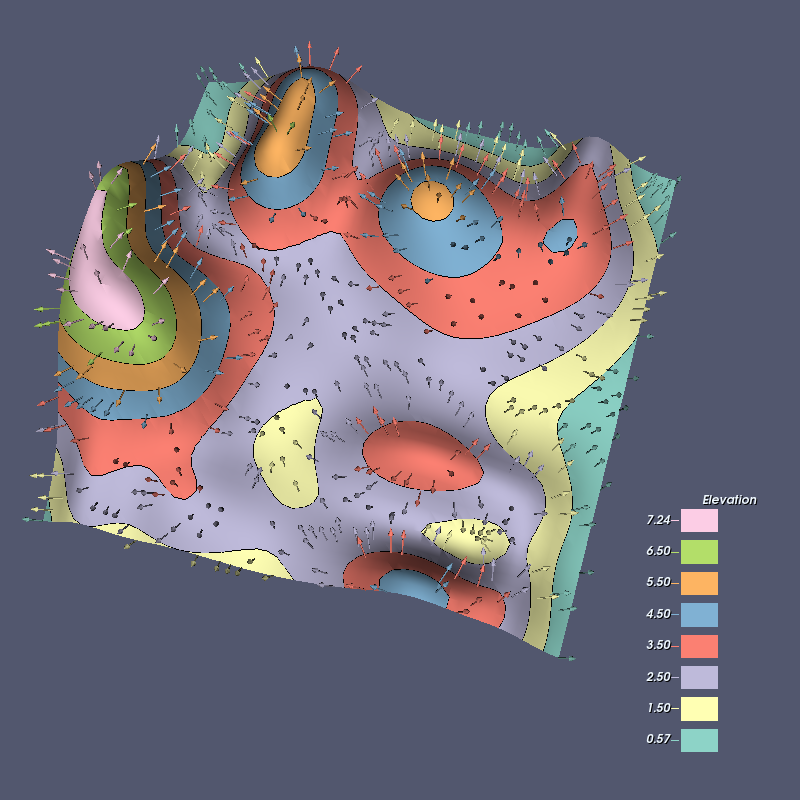

Generate this figure with Python:
#!/usr/bin/env python

# Elevation banded contours with normal glyphs on a parametric RandomHills surface.

# Factory overrides: importing these modules registers the OpenGL rendering
# and interaction style implementations for vtkRenderingCore factory classes.
import vtkmodules.vtkInteractionStyle  # noqa: F401
import vtkmodules.vtkRenderingOpenGL2  # noqa: F401

# VTK pipeline classes used in this example
from vtkmodules.vtkCommonColor import vtkColorSeries
from vtkmodules.vtkCommonComputationalGeometry import vtkParametricRandomHills
from vtkmodules.vtkCommonCore import (
    vtkLookupTable,
    vtkVariant,
    vtkVariantArray,
)
from vtkmodules.vtkCommonTransforms import vtkTransform
from vtkmodules.vtkFiltersCore import (
    vtkGlyph3D,
    vtkMaskPoints,
)
from vtkmodules.vtkFiltersGeneral import vtkTransformPolyDataFilter
from vtkmodules.vtkFiltersModeling import vtkBandedPolyDataContourFilter
from vtkmodules.vtkFiltersSources import (
    vtkArrowSource,
    vtkParametricFunctionSource,
)
from vtkmodules.vtkRenderingAnnotation import vtkScalarBarActor
from vtkmodules.vtkRenderingCore import (
    vtkActor,
    vtkPolyDataMapper,
    vtkRenderWindow,
    vtkRenderWindowInteractor,
    vtkRenderer,
)

# Colors (normalized RGB)
paraview_bkg = (0.322, 0.341, 0.431)
black = (0.000, 0.000, 0.000)
alice_blue = (0.941, 0.973, 1.000)

# Source: generate a parametric RandomHills surface
fn = vtkParametricRandomHills()
fn.AllowRandomGenerationOn()
fn.SetRandomSeed(1)
fn.SetNumberOfHills(30)

source = vtkParametricFunctionSource()
source.SetParametricFunction(fn)
source.SetUResolution(50)
source.SetVResolution(50)
source.SetScalarModeToZ()
source.Update()
source.GetOutput().GetPointData().GetScalars().SetName("Elevation")

# Transform: rotate so Y is up
transform = vtkTransform()
transform.Translate(0.0, 5.0, 15.0)
transform.RotateX(-90.0)

transform_filter = vtkTransformPolyDataFilter()
transform_filter.SetInputConnection(source.GetOutputPort())
transform_filter.SetTransform(transform)
transform_filter.Update()

surface = transform_filter.GetOutput()
surface.GetPointData().SetActiveScalars("Elevation")
scalar_range = surface.GetPointData().GetScalars("Elevation").GetRange()

# Lookup table: categorical (Brewer Qualitative Set3)
color_series = vtkColorSeries()
color_series.SetColorScheme(color_series.BREWER_QUALITATIVE_SET3)

lut = vtkLookupTable()
color_series.BuildLookupTable(lut, color_series.CATEGORICAL)
lut.SetNanColor(0, 0, 0, 1)

# Lookup table: ordinal (for glyphs)
lut_ordinal = vtkLookupTable()
color_series.BuildLookupTable(lut_ordinal, color_series.ORDINAL)
lut_ordinal.SetNanColor(0, 0, 0, 1)

# Bands: custom integer-spaced elevation bands for RandomHills
my_bands = [
    [0, 1.0], [1.0, 2.0], [2.0, 3.0], [3.0, 4.0],
    [4.0, 5.0], [5.0, 6.0], [6.0, 7.0], [7.0, 8.0],
]

bands = dict()
idx_min = 0
for idx in range(len(my_bands)):
    if my_bands[idx][1] > scalar_range[0] >= my_bands[idx][0]:
        idx_min = idx
        break
idx_max = len(my_bands) - 1
for idx in range(len(my_bands) - 1, -1, -1):
    if my_bands[idx][1] > scalar_range[1] >= my_bands[idx][0]:
        idx_max = idx
        break
my_bands[idx_min][0] = scalar_range[0]
my_bands[idx_max][1] = scalar_range[1]
trimmed = my_bands[idx_min: idx_max + 1]
for idx, e in enumerate(trimmed):
    bands[idx] = [e[0], e[0] + (e[1] - e[0]) / 2, e[1]]

adj_scalar_range = (bands[0][0], bands[len(bands) - 1][2])
lut.SetTableRange(adj_scalar_range)
lut.SetNumberOfTableValues(len(bands))
lut_ordinal.SetTableRange(adj_scalar_range)
lut_ordinal.SetNumberOfTableValues(len(bands))

# Annotate the LUT with band midpoints
values = vtkVariantArray()
for k in bands:
    values.InsertNextValue(vtkVariant("{:4.2f}".format(bands[k][1])))
for i in range(values.GetNumberOfTuples()):
    lut.SetAnnotation(i, values.GetValue(i).ToString())

# Reversed LUT for the scalar bar (highest value at top)
lutr = vtkLookupTable()
lutr.DeepCopy(lut)
t_max = lut.GetNumberOfTableValues() - 1
for i in reversed(range(t_max + 1)):
    rgba = [0.0] * 3
    lut.GetColor(float(i), rgba)
    rgba.append(lut.GetOpacity(float(i)))
    lutr.SetTableValue(t_max - i, rgba)
for i in reversed(range(lut.GetNumberOfAnnotatedValues())):
    lutr.SetAnnotation(lut.GetNumberOfAnnotatedValues() - 1 - i, lut.GetAnnotation(i))

# Filter: create banded elevation contours
bcf = vtkBandedPolyDataContourFilter()
bcf.SetInputData(surface)
for k in bands:
    bcf.SetValue(k, bands[k][2])
bcf.SetScalarModeToIndex()
bcf.GenerateContourEdgesOn()

# Glyph: arrow glyphs showing surface normals colored by elevation
mask_pts = vtkMaskPoints()
mask_pts.SetOnRatio(5)
mask_pts.RandomModeOn()
mask_pts.SetInputData(surface)

arrow = vtkArrowSource()
arrow.SetTipResolution(16)
arrow.SetTipLength(0.3)
arrow.SetTipRadius(0.1)

glyph = vtkGlyph3D()
glyph.SetSourceConnection(arrow.GetOutputPort())
glyph.SetInputConnection(mask_pts.GetOutputPort())
glyph.SetVectorModeToUseNormal()
glyph.SetScaleFactor(1.0)
glyph.SetColorModeToColorByVector()
glyph.SetScaleModeToScaleByVector()
glyph.OrientOn()
glyph.Update()

# Mapper: map the banded surface to graphics primitives
src_mapper = vtkPolyDataMapper()
src_mapper.SetInputConnection(bcf.GetOutputPort())
src_mapper.SetScalarRange(adj_scalar_range)
src_mapper.SetLookupTable(lut)
src_mapper.SetScalarModeToUseCellData()

# Actor: display the banded elevation surface
src_actor = vtkActor()
src_actor.SetMapper(src_mapper)

# Mapper: map the contour edges
edge_mapper = vtkPolyDataMapper()
edge_mapper.SetInputData(bcf.GetContourEdgesOutput())
edge_mapper.SetResolveCoincidentTopologyToPolygonOffset()

# Actor: display the contour edge lines
edge_actor = vtkActor()
edge_actor.SetMapper(edge_mapper)
edge_actor.GetProperty().SetColor(black)

# Mapper: map the normal glyphs
glyph_mapper = vtkPolyDataMapper()
glyph_mapper.SetInputConnection(glyph.GetOutputPort())
glyph_mapper.SetScalarModeToUsePointFieldData()
glyph_mapper.SetColorModeToMapScalars()
glyph_mapper.ScalarVisibilityOn()
glyph_mapper.SelectColorArray("Elevation")
glyph_mapper.SetLookupTable(lut_ordinal)
glyph_mapper.SetScalarRange(adj_scalar_range)

# Actor: display the normal glyphs
glyph_actor = vtkActor()
glyph_actor.SetMapper(glyph_mapper)

# Scalar bar: elevation legend
window_width = 800
window_height = 800

scalar_bar = vtkScalarBarActor()
scalar_bar.SetLookupTable(lutr)
scalar_bar.SetTitle("Elevation")
scalar_bar.GetTitleTextProperty().SetColor(alice_blue)
scalar_bar.GetLabelTextProperty().SetColor(alice_blue)
scalar_bar.GetAnnotationTextProperty().SetColor(alice_blue)
scalar_bar.UnconstrainedFontSizeOn()
scalar_bar.SetMaximumWidthInPixels(window_width // 8)
scalar_bar.SetMaximumHeightInPixels(window_height // 3)
scalar_bar.SetPosition(0.85, 0.05)

# Renderer: assemble the scene
renderer = vtkRenderer()
renderer.AddViewProp(src_actor)
renderer.AddViewProp(edge_actor)
renderer.AddViewProp(glyph_actor)
renderer.AddViewProp(scalar_bar)
renderer.SetBackground(paraview_bkg)

# Window: display the rendered scene
render_window = vtkRenderWindow()
render_window.AddRenderer(renderer)
render_window.SetWindowName("elevation bands with glyphs")
render_window.SetMultiSamples(0)
render_window.SetSize(window_width, window_height)

# Scene: configure camera
cam = renderer.GetActiveCamera()
cam.SetPosition(10.9299, 59.1505, 24.9823)
cam.SetFocalPoint(2.21692, 7.97545, 7.75135)
cam.SetViewUp(-0.230136, 0.345504, -0.909761)
cam.SetDistance(54.6966)
cam.SetClippingRange(36.3006, 77.9852)

# Interactor: handle mouse and keyboard events
render_window_interactor = vtkRenderWindowInteractor()
render_window_interactor.SetRenderWindow(render_window)

# Launch the interactive visualization
render_window_interactor.Initialize()
render_window_interactor.Start()
